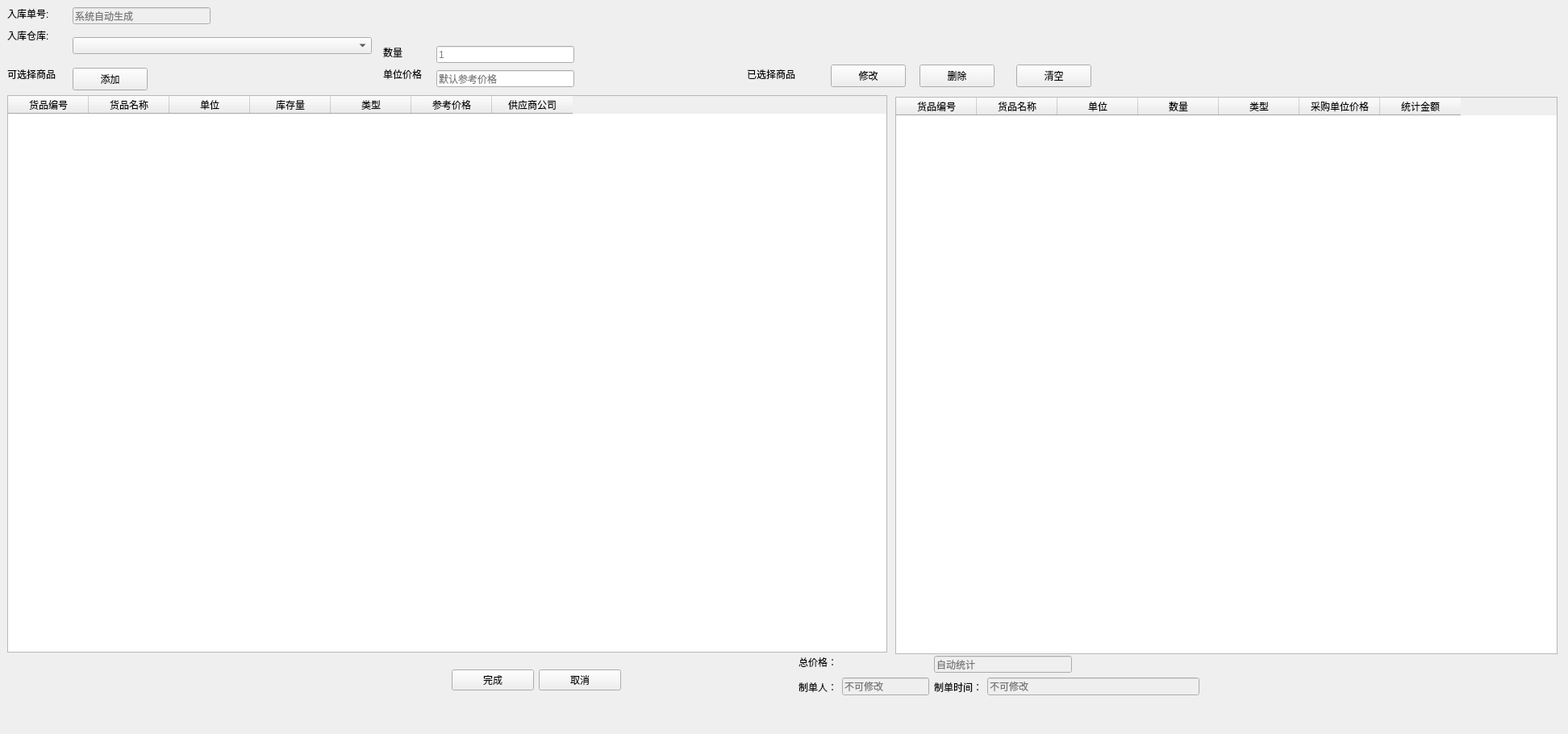
<?xml version="1.0" encoding="UTF-8"?>
<ui version="4.0">
 <class>stashadd</class>
 <widget class="QWidget" name="stashadd">
  <property name="geometry">
   <rect>
    <x>0</x>
    <y>0</y>
    <width>1944</width>
    <height>910</height>
   </rect>
  </property>
  <property name="windowTitle">
   <string>仓库出入单添加界面</string>
  </property>
  <widget class="QLabel" name="IDLable">
   <property name="geometry">
    <rect>
     <x>9</x>
     <y>9</y>
     <width>68</width>
     <height>16</height>
    </rect>
   </property>
   <property name="text">
    <string>入库单号:</string>
   </property>
  </widget>
  <widget class="QLabel" name="StashLable">
   <property name="geometry">
    <rect>
     <x>9</x>
     <y>36</y>
     <width>68</width>
     <height>16</height>
    </rect>
   </property>
   <property name="text">
    <string>入库仓库:</string>
   </property>
  </widget>
  <widget class="QTableWidget" name="selectGoodTableWidget">
   <property name="geometry">
    <rect>
     <x>1110</x>
     <y>120</y>
     <width>821</width>
     <height>691</height>
    </rect>
   </property>
   <column>
    <property name="text">
     <string>货品编号</string>
    </property>
   </column>
   <column>
    <property name="text">
     <string>货品名称</string>
    </property>
   </column>
   <column>
    <property name="text">
     <string>单位</string>
    </property>
   </column>
   <column>
    <property name="text">
     <string>数量</string>
    </property>
   </column>
   <column>
    <property name="text">
     <string>类型</string>
    </property>
   </column>
   <column>
    <property name="text">
     <string>采购单位价格</string>
    </property>
   </column>
   <column>
    <property name="text">
     <string>统计金额</string>
    </property>
   </column>
  </widget>
  <widget class="QWidget" name="widget_2" native="true">
   <property name="geometry">
    <rect>
     <x>560</x>
     <y>820</y>
     <width>210</width>
     <height>46</height>
    </rect>
   </property>
   <layout class="QGridLayout" name="gridLayout_2">
    <item row="0" column="0">
     <widget class="QPushButton" name="doneButton">
      <property name="text">
       <string>完成</string>
      </property>
     </widget>
    </item>
    <item row="0" column="1">
     <widget class="QPushButton" name="cancelButton">
      <property name="text">
       <string>取消</string>
      </property>
     </widget>
    </item>
   </layout>
  </widget>
  <widget class="QComboBox" name="selectstashCombox">
   <property name="geometry">
    <rect>
     <x>90</x>
     <y>46</y>
     <width>371</width>
     <height>21</height>
    </rect>
   </property>
  </widget>
  <widget class="QLineEdit" name="IDEdit">
   <property name="enabled">
    <bool>false</bool>
   </property>
   <property name="geometry">
    <rect>
     <x>90</x>
     <y>9</y>
     <width>171</width>
     <height>21</height>
    </rect>
   </property>
   <property name="placeholderText">
    <string>系统自动生成</string>
   </property>
  </widget>
  <widget class="QTableWidget" name="availableTableWidget">
   <property name="geometry">
    <rect>
     <x>9</x>
     <y>118</y>
     <width>1091</width>
     <height>691</height>
    </rect>
   </property>
   <column>
    <property name="text">
     <string>货品编号</string>
    </property>
   </column>
   <column>
    <property name="text">
     <string>货品名称</string>
    </property>
   </column>
   <column>
    <property name="text">
     <string>单位</string>
    </property>
   </column>
   <column>
    <property name="text">
     <string>库存量</string>
    </property>
   </column>
   <column>
    <property name="text">
     <string>类型</string>
    </property>
   </column>
   <column>
    <property name="text">
     <string>参考价格</string>
    </property>
   </column>
   <column>
    <property name="text">
     <string>供应商公司</string>
    </property>
   </column>
  </widget>
  <widget class="QLabel" name="label">
   <property name="geometry">
    <rect>
     <x>9</x>
     <y>84</y>
     <width>75</width>
     <height>16</height>
    </rect>
   </property>
   <property name="text">
    <string>可选择商品</string>
   </property>
  </widget>
  <widget class="QLabel" name="label_2">
   <property name="geometry">
    <rect>
     <x>926</x>
     <y>84</y>
     <width>75</width>
     <height>16</height>
    </rect>
   </property>
   <property name="text">
    <string>已选择商品</string>
   </property>
  </widget>
  <widget class="QPushButton" name="addButton">
   <property name="geometry">
    <rect>
     <x>90</x>
     <y>84</y>
     <width>93</width>
     <height>28</height>
    </rect>
   </property>
   <property name="text">
    <string>添加</string>
   </property>
  </widget>
  <widget class="QPushButton" name="deleteButton">
   <property name="geometry">
    <rect>
     <x>1140</x>
     <y>80</y>
     <width>93</width>
     <height>28</height>
    </rect>
   </property>
   <property name="text">
    <string>删除</string>
   </property>
  </widget>
  <widget class="QPushButton" name="clearAllButton">
   <property name="geometry">
    <rect>
     <x>1260</x>
     <y>80</y>
     <width>93</width>
     <height>28</height>
    </rect>
   </property>
   <property name="text">
    <string>清空</string>
   </property>
  </widget>
  <widget class="QLabel" name="label_3">
   <property name="geometry">
    <rect>
     <x>990</x>
     <y>813</y>
     <width>60</width>
     <height>16</height>
    </rect>
   </property>
   <property name="text">
    <string>总价格：</string>
   </property>
  </widget>
  <widget class="QLineEdit" name="totalPriceEdit">
   <property name="enabled">
    <bool>false</bool>
   </property>
   <property name="geometry">
    <rect>
     <x>1158</x>
     <y>813</y>
     <width>171</width>
     <height>21</height>
    </rect>
   </property>
   <property name="placeholderText">
    <string>自动统计</string>
   </property>
  </widget>
  <widget class="QLineEdit" name="amountEdit">
   <property name="geometry">
    <rect>
     <x>541</x>
     <y>57</y>
     <width>171</width>
     <height>21</height>
    </rect>
   </property>
   <property name="placeholderText">
    <string>1</string>
   </property>
  </widget>
  <widget class="QLabel" name="label_6">
   <property name="geometry">
    <rect>
     <x>475</x>
     <y>57</y>
     <width>30</width>
     <height>16</height>
    </rect>
   </property>
   <property name="text">
    <string>数量</string>
   </property>
  </widget>
  <widget class="QLabel" name="label_7">
   <property name="geometry">
    <rect>
     <x>475</x>
     <y>84</y>
     <width>60</width>
     <height>16</height>
    </rect>
   </property>
   <property name="text">
    <string>单位价格</string>
   </property>
  </widget>
  <widget class="QLineEdit" name="valueEdit">
   <property name="geometry">
    <rect>
     <x>541</x>
     <y>87</y>
     <width>171</width>
     <height>21</height>
    </rect>
   </property>
   <property name="placeholderText">
    <string>默认参考价格</string>
   </property>
  </widget>
  <widget class="QPushButton" name="editButton">
   <property name="geometry">
    <rect>
     <x>1030</x>
     <y>80</y>
     <width>93</width>
     <height>28</height>
    </rect>
   </property>
   <property name="text">
    <string>修改</string>
   </property>
  </widget>
  <widget class="QWidget" name="horizontalLayoutWidget">
   <property name="geometry">
    <rect>
     <x>990</x>
     <y>840</y>
     <width>497</width>
     <height>23</height>
    </rect>
   </property>
   <layout class="QHBoxLayout" name="horizontalLayout" stretch="0,0,0,3">
    <item>
     <widget class="QLabel" name="label_4">
      <property name="text">
       <string>制单人：</string>
      </property>
     </widget>
    </item>
    <item>
     <widget class="QLineEdit" name="userNameEdit">
      <property name="enabled">
       <bool>false</bool>
      </property>
      <property name="placeholderText">
       <string notr="true">不可修改</string>
      </property>
     </widget>
    </item>
    <item>
     <widget class="QLabel" name="label_5">
      <property name="text">
       <string>制单时间：</string>
      </property>
     </widget>
    </item>
    <item>
     <widget class="QLineEdit" name="timeEdit">
      <property name="enabled">
       <bool>false</bool>
      </property>
      <property name="placeholderText">
       <string>不可修改</string>
      </property>
     </widget>
    </item>
   </layout>
  </widget>
 </widget>
 <resources/>
 <connections/>
</ui>
